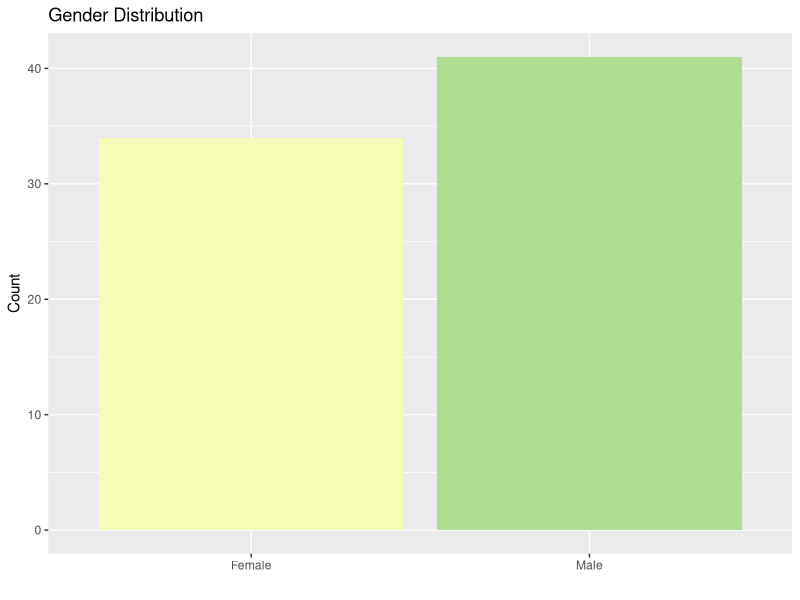
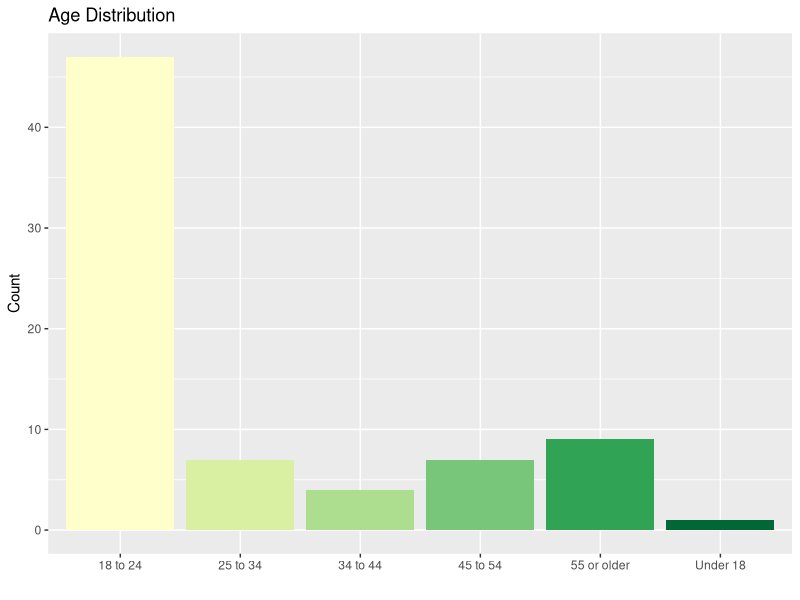
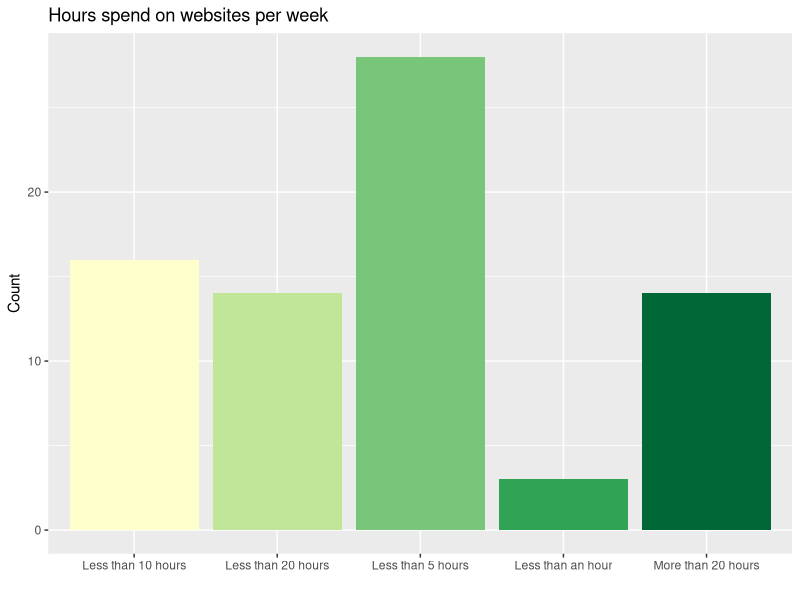
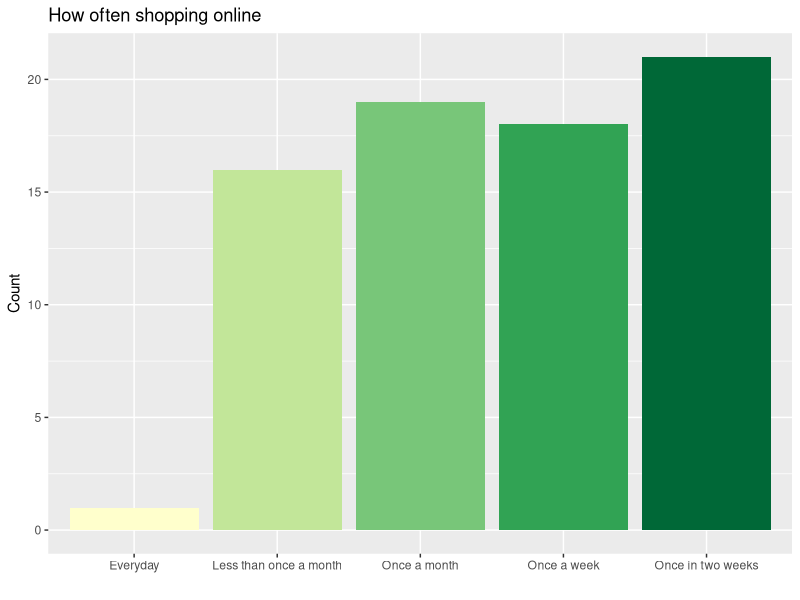
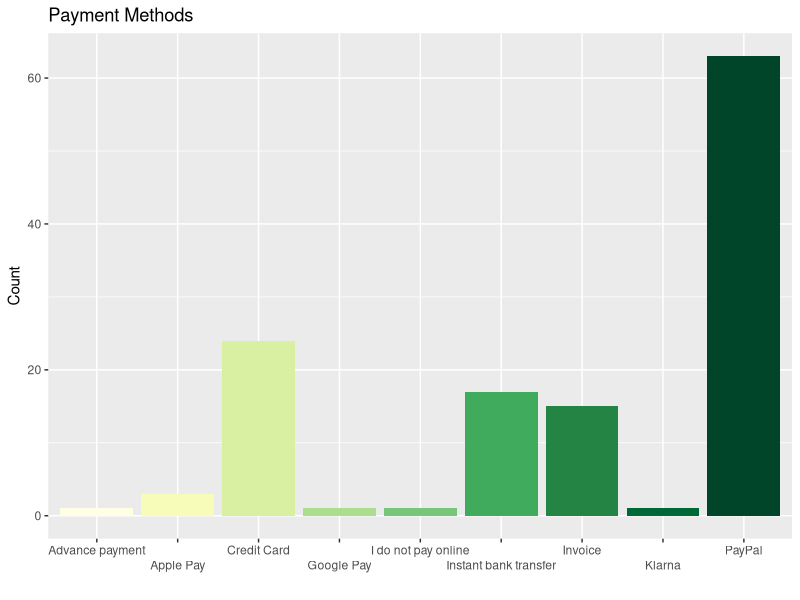
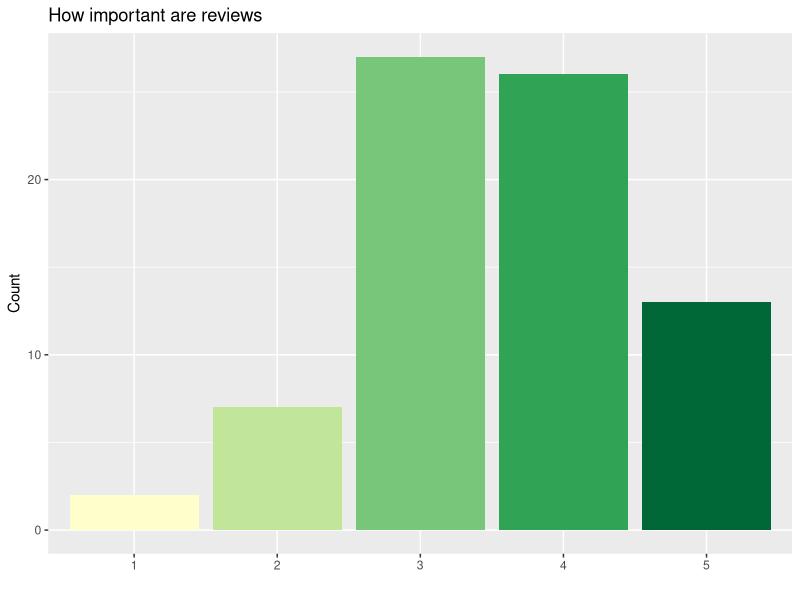
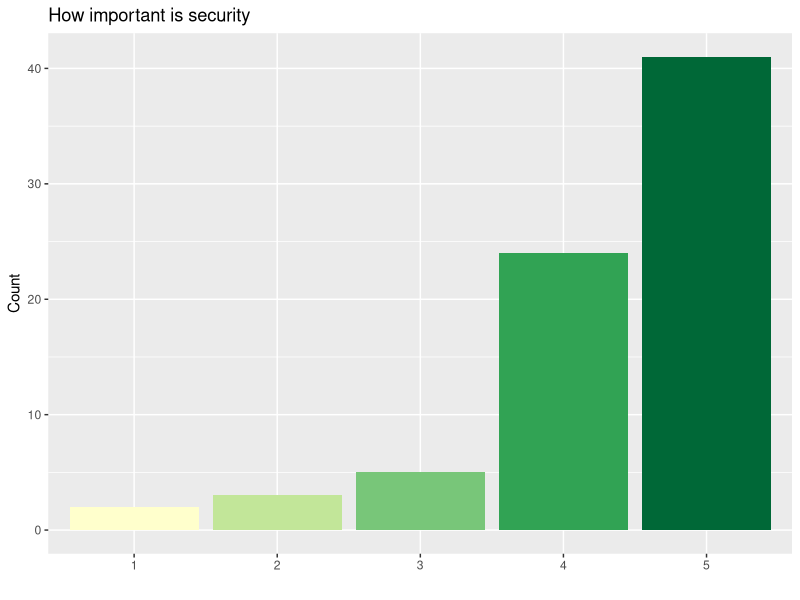
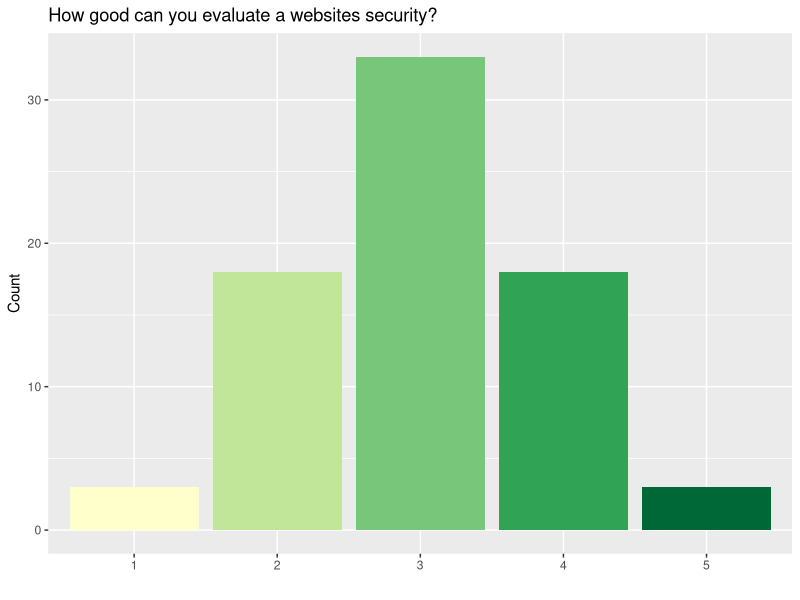

Reproduce these figures in R, in order.
## ---- chunk 1
knitr::opts_chunk$set(echo = TRUE)
library(tidyverse)
## ---- chunk 2
unsafe <- read.csv(file = "SurveyAnswers/unsafe_survey_answers_raw.csv") %>% 
  mutate(type = "unsafe")
safe <- read.csv(file = "SurveyAnswers/safe_survey_answers_raw.csv") %>% 
  mutate(type = "safe")

combined <- rbind(safe, unsafe)

combined$g_gender <- as.factor(combined$g_gender)
combined$g_age <- as.factor(combined$g_age)
combined$g_hours_per_week_websites <- as.factor(combined$g_hours_per_week_websites)
combined$g_amount_online_shop <- as.factor(combined$g_amount_online_shop)
combined$g_read_privacy <- as.factor(combined$g_read_privacy)
combined$g_read_terms <- as.factor(combined$g_read_terms)
combined$g_shop_unknown <- as.factor(combined$g_shop_unknown)
combined$X1_design_stay_choc <- as.factor(combined$X1_design_stay_choc)
combined$X1_information_stay_choc <- as.factor(combined$X1_information_stay_choc)
combined$X1_logos_stay_choc <- as.factor(combined$X1_logos_stay_choc)
combined$X1_pictures_stay_choc <- as.factor(combined$X1_pictures_stay_choc)
combined$X1_text_stay_choc <- as.factor(combined$X1_text_stay_choc)
combined$X1_design_stay_soap <- as.factor(combined$X1_design_stay_soap)
combined$X1_information_stay_soap <- as.factor(combined$X1_information_stay_soap)
combined$X1_logos_stay_soap <- as.factor(combined$X1_logos_stay_soap)
combined$X1_pictures_stay_soap <- as.factor(combined$X1_pictures_stay_soap)
combined$X1_text_stay_soap <- as.factor(combined$X1_text_stay_soap)
combined$X2_influence_desc_choc <- as.factor(combined$X2_influence_desc_choc)
combined$X2_influence_rating_choc <- as.factor(combined$X2_influence_rating_choc)
combined$X2_influence_availability_choc <- as.factor(combined$X2_influence_availability_choc)
combined$X2_influence_review_choc <- as.factor(combined$X2_influence_review_choc)
combined$X2_influence_design_choc <- as.factor(combined$X2_influence_design_choc)
combined$X2_influence_desc_soap <- as.factor(combined$X2_influence_desc_soap)
combined$X2_influence_rating_soap <- as.factor(combined$X2_influence_rating_soap)
combined$X2_influence_availability_soap <- as.factor(combined$X2_influence_availability_soap)
combined$X2_influence_review_soap <- as.factor(combined$X2_influence_review_soap)
combined$X2_influence_design_soap <- as.factor(combined$X2_influence_design_soap)
combined$X3_sec_amount_choc <- as.factor(combined$X3_sec_amount_choc)
combined$X3_sec_sensetivity_choc <- as.factor(combined$X3_sec_sensetivity_choc)
combined$X3_sec_design_choc <- as.factor(combined$X3_sec_design_choc)
combined$X3_sec_payment_choc <- as.factor(combined$X3_sec_payment_choc)
combined$X3_sec_thirdparty_choc <- as.factor(combined$X3_sec_thirdparty_choc)
combined$X3_sec_amount_soap <- as.factor(combined$X3_sec_amount_soap)
combined$X3_sec_sensetivity_soap <- as.factor(combined$X3_sec_sensetivity_soap)
combined$X3_sec_design_soap <- as.factor(combined$X3_sec_design_soap)
combined$X3_sec_payment_soap <- as.factor(combined$X3_sec_payment_soap)
combined$X3_sec_thirdparty_soap <- as.factor(combined$X3_sec_thirdparty_soap)
combined$X4_trustworthy <- as.factor(combined$X4_trustworthy)
combined$type <- as.factor(combined$type)
combined <- combined %>% mutate_if(is.numeric, as.factor)
## ---- chunk 3
ggplot(combined, aes(g_gender, fill = g_gender)) +
  geom_bar(show.legend = F) + 
  labs(
    title = "Gender Distribution",
    x = "",
    y = "Count",
    fill = ""
  ) + scale_fill_brewer(palette="YlGn")
## ---- chunk 4
ggplot(combined, aes(g_age, fill = g_age)) +
  geom_bar(show.legend = F) + 
  labs(
    title = "Age Distribution",
    x = "",
    y = "Count",
    fill = ""
  ) + scale_fill_brewer(palette="YlGn")
## ---- chunk 5
ggplot(combined, aes(g_hours_per_week_websites, fill = g_hours_per_week_websites)) + 
  geom_bar(show.legend = F) + 
  labs(
    title = "Hours spend on websites per week",
    x = "",
    y = "Count"
  ) + scale_fill_brewer(palette="YlGn")
summary(combined$g_hours_per_week_websites)
## ---- chunk 6
ggplot(combined, aes(g_amount_online_shop, fill = g_amount_online_shop)) + 
  geom_bar(show.legend = F) + 
  labs(
    title = "How often shopping online",
    x = "",
    y = "Count"
  ) + scale_fill_brewer(palette="YlGn")
summary(combined$g_amount_online_shop)
## ---- chunk 7
data <- combined %>% 
  separate_rows(g_payment_types, sep= ";") %>% 
  filter(g_payment_types != "iDeal, csgo skins")

data$g_payment_types <- as.factor(data$g_payment_types)

ggplot(data, aes(g_payment_types, fill = g_payment_types)) +
  geom_bar(show.legend = F) +
  scale_x_discrete(guide = guide_axis(n.dodge = 2)) +
  labs(title = "Payment Methods",
       x = "",
       y = "Count"
  ) + scale_fill_brewer(palette="YlGn")
summary(data$g_payment_types)
## ---- chunk 8
ggplot(combined, aes(g_customer_reviews, fill = g_customer_reviews)) + 
  geom_bar(show.legend = F) + 
  labs(
    title = "How important are reviews",
    x = "",
    y = "Count"
  ) + scale_fill_brewer(palette="YlGn")
summary(combined$g_customer_reviews)
## ---- chunk 9
ggplot(combined, aes(g_website_security, fill = g_website_security)) + 
  geom_bar(show.legend = F) + 
  labs(
    title = "How important is security",
    x = "",
    y = "Count"
  ) + scale_fill_brewer(palette="YlGn")
summary(combined$g_website_security)
## ---- chunk 10
ggplot(combined, aes(g_evaluation, fill = g_evaluation)) + 
  geom_bar(show.legend = F) + 
  labs(
    title = "How good can you evaluate a websites security?",
    x = "",
    y = "Count"
  ) + scale_fill_brewer(palette="YlGn")
## ---- chunk 11
ggplot(combined, aes(g_design, fill = g_design)) + 
  geom_bar(show.legend = F) + 
  labs(
    title = "How important is design",
    x = "",
    y = "Count"
  ) + scale_fill_brewer(palette="YlGn")
## ---- chunk 12
ggplot(combined, aes(g_privacy, fill = g_privacy)) + 
  geom_bar(show.legend = F) + 
  labs(
    title = "How important is privacy",
    x = "",
    y = "Count"
  ) + scale_fill_brewer(palette="YlGn")

#x <- combined %>% group_by(g_privacy) %>% summarize(n = n()) %>% mutate(x = as.integer(g_privacy) * n)
#sum(x$x)
## ---- chunk 13
ggplot(combined, aes(g_read_privacy, fill = g_read_privacy)) + 
  geom_bar(show.legend = F) + 
  labs(
    title = "Who reads privacy",
    x = "",
    y = "Count"
  ) + scale_fill_brewer(palette="YlGn")
summary(combined$g_read_privacy)
summary(combined$g_read_terms)
## ---- chunk 14
ggplot(combined, aes(g_read_terms, fill = g_read_terms)) + 
  geom_bar(show.legend = F) + 
  labs(
    title = "Who reads terms",
    x = "",
    y = "Count"
  )
## ---- chunk 15
data <- combined %>% 
  filter(g_shop_unknown == "No" | g_shop_unknown == "Yes" | g_shop_unknown == "Only, if the website looks trustworthy to me")
ggplot(combined, aes(g_shop_unknown, fill = g_shop_unknown)) + 
  geom_bar(show.legend = F) + 
  scale_x_discrete(guide = guide_axis(n.dodge = 4)) +
  labs(
    title = "Would you shop on a website you have never heard of before?",
    x = "",
    y = "Count"
  ) + scale_fill_brewer(palette="YlGn")
summary(combined$g_shop_unknown)
## ---- chunk 16
data <- combined %>% 
  separate_rows(g_aspects_to_know, sep= ";")

data$g_aspects_to_know <- as.factor(data$g_aspects_to_know)

ggplot(data, aes(g_aspects_to_know, fill = g_aspects_to_know)) +
  geom_bar(show.legend = F) +
  scale_x_discrete(guide = guide_axis(n.dodge = 2)) +
  labs(title = "Aspects to know",
       x = "",
       y = "Count"
  ) + scale_fill_brewer(palette="YlGn")
## ---- chunk 17
c <- combined %>% 
  filter(X4_trustworthy != "None of them look trustworthy")
data <- c %>% 
  group_by(type, X1_prefer) %>% 
  summarize(n = n()) %>% 
  mutate(page = "landing", value = X1_prefer)
data2 <- c %>% 
  group_by(type, X2_prefer) %>% 
  summarize(n = n()) %>% 
  mutate(page = "product", value = X2_prefer)
data3 <- c %>% 
  group_by(type, X3_prefer) %>% 
  summarize(n = n()) %>% 
  mutate(page = "checkout", value = X3_prefer)

d <- rbind(data, data2) %>% 
  rbind(data3)

ggplot(d, aes(x = value, y = n, fill = type, color = page)) + 
  geom_bar(position = "dodge", stat = "identity")  + 
  labs(
    title = "Which shop do you prefer? (Any of them look trustworthy)",
    x = "1 = Chocolate Shop | 5 = Soap Shop",
    y = "Count",
    fill = "Variable",
    color = "Type"
  ) + scale_fill_brewer(palette="YlGn")  + scale_color_brewer(palette="Set1")
## ---- chunk 18
data <- combined %>% 
  group_by(type, X1_prefer) %>% 
  summarize(n = n()) %>% 
  mutate(value = X1_prefer)

ggplot() + 
  geom_bar(data, mapping = aes(x = X1_prefer, y = n, fill = type), position = "dodge", stat = "identity") + scale_fill_brewer(palette="YlGn") +
  labs(
    title = "Which shop would you prefer"
  )

data <- combined %>% 
  group_by(type, X2_prefer) %>% 
  summarize(n = n())

ggplot() + 
  geom_bar(data, mapping = aes(x = X2_prefer, y = n, fill = type), position = "dodge", stat = "identity") + scale_fill_brewer(palette="YlGn")

data <- combined %>% 
  group_by(type, X3_prefer) %>% 
  summarize(n = n())

ggplot() + 
  geom_bar(data, mapping = aes(x = X3_prefer, y = n, fill = type), position = "dodge", stat = "identity") + scale_fill_brewer(palette="YlGn")
## ---- chunk 19
data <- combined %>% 
  group_by(type, X1_continue_choc) %>% 
  summarize(n = n())
data

plot1 <- ggplot(data, aes(x = X1_continue_choc, y = n, fill = type)) + 
  geom_bar(position = "dodge", stat = "identity")  + 
  labs(
    title = "ChocShop",
    x = "",
    y = "Count",
    fill = "Type"
  ) + scale_fill_brewer(palette="YlGn")

data <- combined %>% 
  group_by(type, X1_continue_soap) %>% 
  summarize(n = n())
data

plot2 <- ggplot(data, aes(x = X1_continue_soap, y = n, fill = type)) + 
  geom_bar(position = "dodge", stat = "identity")  + 
  labs(
    title = "SoapShop",
    x = "",
    y = "Count",
    fill = "Type"
  ) + scale_fill_brewer(palette="YlGn")

require(gridExtra)
grid.arrange(plot1, plot2, ncol=2, top = "How likely are you to continue on the shop?")
## ---- chunk 20
data <- combined %>% 
  group_by(type, X1_design_stay_choc) %>% 
  summarize(n = n()) %>% 
  mutate(t = "design", value = X1_design_stay_choc)
data2 <- combined %>% 
  group_by(type, X1_information_stay_choc) %>% 
  summarize(n = n()) %>% 
  mutate(t = "information", value = X1_information_stay_choc)
data3 <- combined %>% 
  group_by(type, X1_logos_stay_choc) %>% 
  summarize(n = n()) %>% 
  mutate(t = "logos", value = X1_logos_stay_choc)
data4 <- combined %>% 
  group_by(type, X1_pictures_stay_choc) %>% 
  summarize(n = n()) %>% 
  mutate(t = "pictures", value = X1_pictures_stay_choc)
data5 <- combined %>% 
  group_by(type, X1_text_stay_choc) %>% 
  summarize(n = n()) %>% 
  mutate(t = "text", value = X1_text_stay_choc)

d <- rbind(data, data2) %>% 
  rbind(data3) %>% 
  rbind(data4) %>% 
  rbind(data5)

ggplot(d, aes(x = value, y = n, fill = t, color = type)) + 
  geom_bar(position = "dodge", stat = "identity")  + 
  labs(
    title = "What makes you leave or stay on this page? (ChocShop)",
    x = "",
    y = "Count",
    fill = "Variable",
    color = "Type"
  ) + scale_fill_brewer(palette="YlGn")  + scale_color_brewer(palette="Set1")
## ---- chunk 21
data <- combined %>% 
  group_by(type, X1_design_stay_soap) %>% 
  summarize(n = n()) %>% 
  mutate(t = "design", value = X1_design_stay_soap)
data2 <- combined %>% 
  group_by(type, X1_information_stay_soap) %>% 
  summarize(n = n()) %>% 
  mutate(t = "information", value = X1_information_stay_soap)
data3 <- combined %>% 
  group_by(type, X1_logos_stay_soap) %>% 
  summarize(n = n()) %>% 
  mutate(t = "logos", value = X1_logos_stay_soap)
data4 <- combined %>% 
  group_by(type, X1_pictures_stay_soap) %>% 
  summarize(n = n()) %>% 
  mutate(t = "pictures", value = X1_pictures_stay_soap)
data5 <- combined %>% 
  group_by(type, X1_text_stay_soap) %>% 
  summarize(n = n()) %>% 
  mutate(t = "text", value = X1_text_stay_soap)

d <- rbind(data, data2) %>% 
  rbind(data3) %>% 
  rbind(data4) %>% 
  rbind(data5)

ggplot(d, aes(x = value, y = n, fill = t, color = type)) + 
  geom_bar(position = "dodge", stat = "identity")  + 
  labs(
    title = "What makes you leave or stay on this page? (SoapShop)",
    x = "",
    y = "Count",
    fill = "Variable",
    color = "Type"
  ) + scale_fill_brewer(palette="YlGn")  + scale_color_brewer(palette="Set1")
## ---- chunk 22
data <- combined %>% 
  group_by(type, X2_influence_desc_choc) %>% 
  summarize(n = n()) %>% 
  mutate(t = "description", value = X2_influence_desc_choc)
data2 <- combined %>% 
  group_by(type, X2_influence_rating_choc) %>% 
  summarize(n = n()) %>% 
  mutate(t = "rating", value = X2_influence_rating_choc)
data3 <- combined %>% 
  group_by(type, X2_influence_availability_choc) %>% 
  summarize(n = n()) %>% 
  mutate(t = "availability", value = X2_influence_availability_choc)
data4 <- combined %>% 
  group_by(type, X2_influence_review_choc) %>% 
  summarize(n = n()) %>% 
  mutate(t = "review", value = X2_influence_review_choc)
data5 <- combined %>% 
  group_by(type, X2_influence_design_choc) %>% 
  summarize(n = n()) %>% 
  mutate(t = "design", value = X2_influence_design_choc)

d <- rbind(data, data2) %>% 
  rbind(data3) %>% 
  rbind(data4) %>% 
  rbind(data5)

b <- d %>% group_by(t, type) %>% summarize(x = as.integer(value) * n) %>% group_by(t, type) %>% summarize(y = sum(x))
b <- b %>% mutate(norm = y/sum(b$y))
b %>% 
  ggplot(aes(x = t, y = norm, color = type, fill = t))  +
  geom_bar(position = "dodge", stat = "identity") + 
  labs(
    title = "Relative score of factors that influcence the purchase decision (ChocShop)",
    x = "",
    y = "Relative Score",
    fill = "Variable",
    color = "Type"
  ) + scale_fill_brewer(palette="YlGn")  + scale_color_brewer(palette="Set1")

ggplot(d, aes(x = value, y = n, fill = t, color = type)) + 
  geom_bar(position = "dodge", stat = "identity")  + 
  labs(
    title = "Score of factors that influcence the purchase decision (ChocShop)",
    x = "",
    y = "Score",
    fill = "Variable",
    color = "Type"
  ) + scale_fill_brewer(palette="YlGn")  + scale_color_brewer(palette="Set1")
## ---- chunk 23
data <- combined %>% 
  group_by(type, X2_influence_desc_soap) %>% 
  summarize(n = n()) %>% 
  mutate(t = "description", value = X2_influence_desc_soap)
data2 <- combined %>% 
  group_by(type, X2_influence_rating_soap) %>% 
  summarize(n = n()) %>% 
  mutate(t = "rating", value = X2_influence_rating_soap)
data3 <- combined %>% 
  group_by(type, X2_influence_availability_soap) %>% 
  summarize(n = n()) %>% 
  mutate(t = "availability", value = X2_influence_availability_soap)
data4 <- combined %>% 
  group_by(type, X2_influence_review_soap) %>% 
  summarize(n = n()) %>% 
  mutate(t = "review", value = X2_influence_review_soap)
data5 <- combined %>% 
  group_by(type, X2_influence_design_soap) %>% 
  summarize(n = n()) %>% 
  mutate(t = "design", value = X2_influence_design_soap)

d <- rbind(data, data2) %>% 
  rbind(data3) %>% 
  rbind(data4) %>% 
  rbind(data5)

b <- d %>% group_by(t, type) %>% summarize(x = as.integer(value) * n) %>% group_by(t, type) %>% summarize(y = sum(x))
b <- b %>% mutate(norm = y/sum(b$y))
b %>% 
  ggplot(aes(x = t, y = norm, color = type, fill = t))  +
  geom_bar(position = "dodge", stat = "identity") + 
  labs(
    title = "Relative score of factors that influcence the purchase decision (SoapShop)",
    x = "",
    y = "Relative Score",
    fill = "Variable",
    color = "Type"
  ) + scale_fill_brewer(palette="YlGn")  + scale_color_brewer(palette="Set1")

ggplot(d, aes(x = value, y = n, fill = t, color = type)) + 
  geom_bar(position = "dodge", stat = "identity")  + 
  labs(
    title = "Score of factors that influcence the purchase decision (SoapShop)",
    x = "",
    y = "Score",
    fill = "Variable",
    color = "Type"
  ) + scale_fill_brewer(palette="YlGn")  + scale_color_brewer(palette="Set1")
## ---- chunk 24
data <- combined %>% 
  group_by(type, X3_sec_amount_choc) %>% 
  summarize(n = n()) %>% 
  mutate(t = "amount of input", value = X3_sec_amount_choc)
data2 <- combined %>% 
  group_by(type, X3_sec_sensetivity_choc) %>% 
  summarize(n = n()) %>% 
  mutate(t = "sensetivity", value = X3_sec_sensetivity_choc)
data3 <- combined %>% 
  group_by(type, X3_sec_design_choc) %>% 
  summarize(n = n()) %>% 
  mutate(t = "design", value = X3_sec_design_choc)
data4 <- combined %>% 
  group_by(type, X3_sec_payment_choc) %>% 
  summarize(n = n()) %>% 
  mutate(t = "payment types", value = X3_sec_payment_choc)
data5 <- combined %>% 
  group_by(type, X3_sec_thirdparty_choc) %>% 
  summarize(n = n()) %>% 
  mutate(t = "third party", value = X3_sec_thirdparty_choc)

d <- rbind(data, data2) %>% 
  rbind(data3) %>% 
  rbind(data4) %>% 
  rbind(data5)

ggplot(d, aes(x = value, y = n, fill = t, color = type)) + 
  geom_bar(position = "dodge", stat = "identity")  + 
  labs(
    title = "What factors influence your feeling of security? (ChocShop)",
    x = "",
    y = "Count",
    fill = "Variable",
    color = "Type"
  ) + scale_fill_brewer(palette="YlGn")  + scale_color_brewer(palette="Set1")
## ---- chunk 25
data <- combined %>% 
  group_by(type, X3_sec_amount_soap) %>% 
  summarize(n = n()) %>% 
  mutate(t = "amount of input", value = X3_sec_amount_soap)
data2 <- combined %>% 
  group_by(type, X3_sec_sensetivity_soap) %>% 
  summarize(n = n()) %>% 
  mutate(t = "sensetivity", value = X3_sec_sensetivity_soap)
data3 <- combined %>% 
  group_by(type, X3_sec_design_soap) %>% 
  summarize(n = n()) %>% 
  mutate(t = "design", value = X3_sec_design_soap)
data4 <- combined %>% 
  group_by(type, X3_sec_payment_soap) %>% 
  summarize(n = n()) %>% 
  mutate(t = "payment types", value = X3_sec_payment_soap)
data5 <- combined %>% 
  group_by(type, X3_sec_thirdparty_soap) %>% 
  summarize(n = n()) %>% 
  mutate(t = "third party", value = X3_sec_thirdparty_soap)

d <- rbind(data, data2) %>% 
  rbind(data3) %>% 
  rbind(data4) %>% 
  rbind(data5)

ggplot(d, aes(x = value, y = n, fill = t, color = type)) + 
  geom_bar(position = "dodge", stat = "identity")  + 
  labs(
    title = "What factors influence your feeling of security? (SoapShop)",
    x = "",
    y = "Count",
    fill = "Variable",
    color = "Type"
  ) + scale_fill_brewer(palette="YlGn")  + scale_color_brewer(palette="Set1")
## ---- chunk 26
data <- combined %>% 
  group_by(type, X3_save_choc) %>% 
  summarize(n = n()) %>%
  mutate(shop = "choc", score = as.integer(X3_save_choc) * n) %>%
  group_by(shop, type) %>% 
  summarize(score = sum(score))

data2 <- combined %>% 
  group_by(type, X3_save_soap) %>% 
  summarize(n = n()) %>% 
  mutate(shop = "soap", score = as.integer(X3_save_soap) * n) %>%
  group_by(shop, type) %>% 
  summarize(score = sum(score))

d <- rbind(data, data2)

ggplot(d, aes(x = shop, y = score, fill = type)) + 
  geom_bar(position = "dodge", stat = "identity")  + 
  labs(
    title = "Feeling of safety for the shops",
    x = "",
    y = "Score",
    fill = "Type"
  ) + scale_fill_brewer(palette="YlGn")  + scale_color_brewer(palette="Set1")

d
## ---- chunk 27
data <- combined %>% 
  separate_rows(X4_tempted, sep= ";")

data$X4_tempted <- as.factor(data$X4_tempted)

ggplot(data, aes(X4_tempted, fill = X4_tempted)) +
  geom_bar(show.legend = F) +
  scale_x_discrete(guide = guide_axis(n.dodge = 4)) +
  labs(title = "tempted you",
       x = "",
       y = "Count")
## ---- chunk 28
data <- combined %>% 
  group_by(type, X4_trustworthy) %>% 
  summarize(n = n())

ggplot(data, aes(x = X4_trustworthy, y = n, fill = type)) + 
  geom_bar(position = "dodge", stat = "identity")  + 
  scale_x_discrete(guide = guide_axis(n.dodge = 2)) +
  labs(
    title = "Shop trustworthy",
    x = "",
    y = "Count",
    fill = "Type"
  )

summary(filter(combined, type == "unsafe")$X4_trustworthy)
